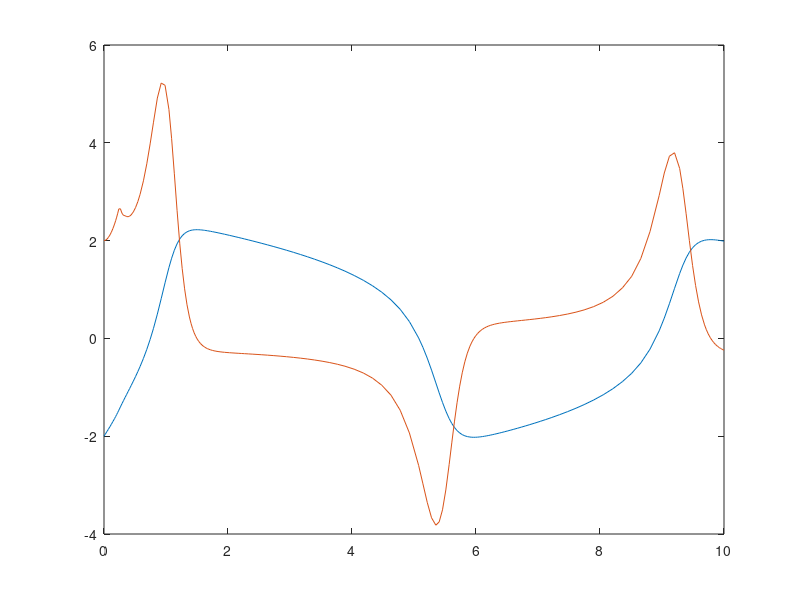

MATLAB code to generate this figure:
clc
clear all

k=2;

w=@(t,x) 10*(abs(2*t)<=0.5);

vnd= @(t,x) [x(2); -x(1)+k*(1-x(1)^2)*x(2)+w(t)];

[t,y]=ode45(vnd,[0,10],[-2,2]);

plot(t,y(:,1))
hold on
plot(t,y(:,2))


